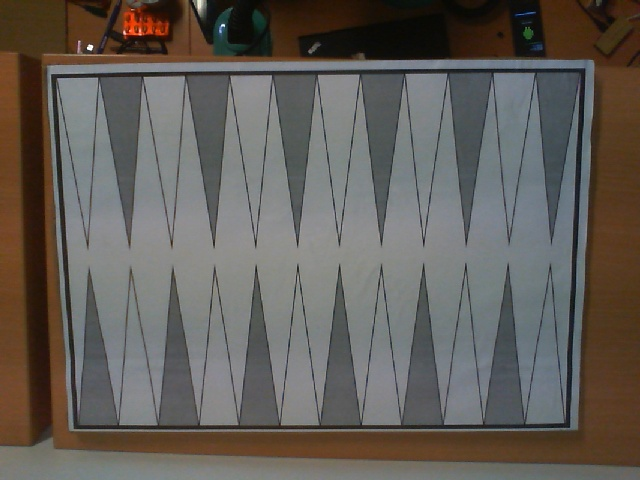
#> input picture test.jpg, 640 x 480 px
$ python -i select_rectangle.py   (imports and definitions only)
#> lines starting #> are read from the running program, lines starting #| are printed output that depends on the picture; after the words box and inside, x2 and y2 are one past the last pixel; in counts of white or black regions, pixels touching at a corner belong together
import cv2
import numpy as np

def run(src):

#> called with src = '../test.jpg'
    image = cv2.imread(src)
#> image is the input picture: shape (480, 640, 3); mean B, G, R 88.5, 93.9, 98.7
    # cv2.imshow('Original Image', image)
    cv2.waitKey(0)

    # Convert to Grayscale
    gray = cv2.cvtColor(image, cv2.COLOR_BGR2GRAY)
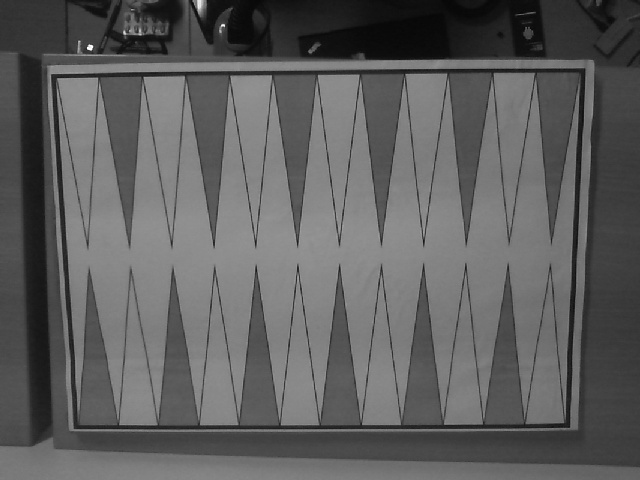
#> gray: shape (480, 640); min 6, max 255, mean 94.7

    _, th2 = cv2.threshold(gray, 0, 255, cv2.THRESH_BINARY + cv2.THRESH_OTSU)
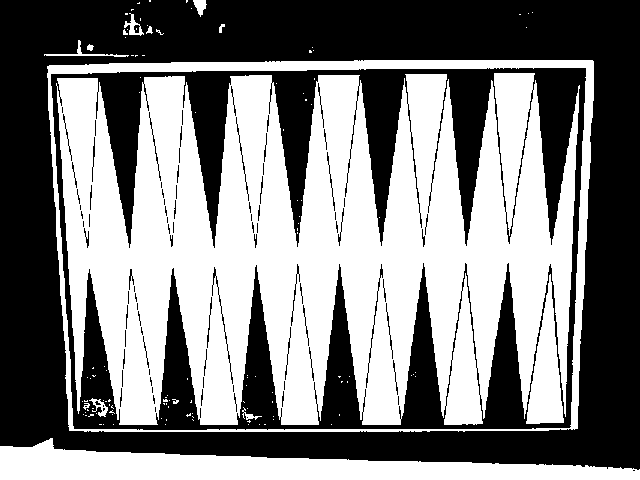
#> th2: shape (480, 640); 50.2% white; 94 black regions (49 under 20 px)
    # cv2.imshow('Thresholded Image', th2)
    # cv2.imwrite('sel_rect_thresholded.jpg', th2)

    # Use a copy of your image e.g. edged.copy(), since findContours alters the image
    contours, hierarchy = cv2.findContours(th2, cv2.RETR_EXTERNAL, cv2.CHAIN_APPROX_SIMPLE)
#> contours = 30 contours, 23 with area under 20; largest, box (x1, y1, x2, y2) and area: (47, 60, 594, 432) 194658, (0, 438, 640, 480) 13420, (124, 13, 144, 36) 160, (193, 0, 207, 17) 114, (44, 40, 129, 57) 112, (87, 44, 94, 51) 24, (146, 26, 153, 34) 20
    # print(contours)

    # Draw all contours, note this overwrites the input image (inplace operation)
    # Use '-1' as the 3rd parameter to draw all
    cv2.drawContours(image, contours, -1, (0,255,0), thickness = 2)
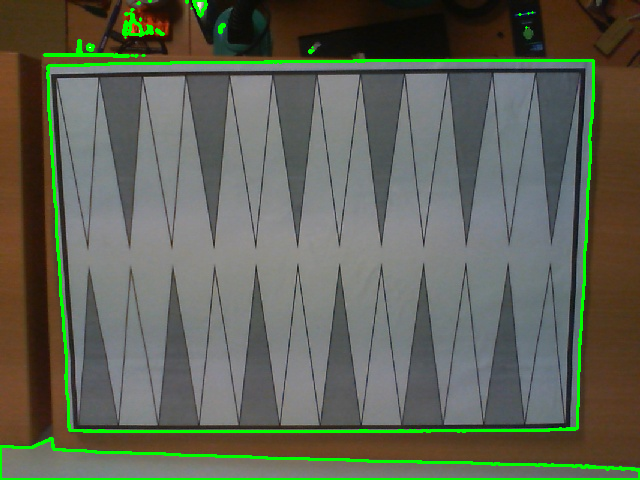
#> image: shape (480, 640, 3); 3.33% of pixels changed, all inside (x1, y1, x2, y2) = (0, 0, 640, 480)
    # cv2.imshow('Contours', image)
    # cv2.waitKey(0)
    # save the image with contours
    # cv2.imwrite('sel_rect_contours.jpg', image)

    print("Number of Contours found = " + str(len(contours)))
#| Number of Contours found = 30

    # Sort contours large to small by area
    sorted_contours = sorted(contours, key=cv2.contourArea, reverse=True)
#> sorted_contours has the same summary as contours
    # print(sorted_contours)

    # loop over the contours
    for cnt in sorted_contours:
        # approximate the contour
        perimeter = cv2.arcLength(cnt, True)
        approx = cv2.approxPolyDP(cnt, 0.05 * perimeter, True)

        if len(approx) == 4:
            break
#> this loop made 1 pass
#> (perimeter, approx) on pass 1: (1833.5, [[593, 61], [47, 66], [69, 430], [577, 428]])

    # Our x, y cordinates of the four corners
    # print("Our 4 corner points are:")
    # print(approx)

    # Order obtained here is top left, bottom left, bottom right, top right
    inputPts = np.float32(approx)
#> inputPts = [[593, 61], [47, 66], [69, 430], [577, 428]]
    # print(inputPts)

    # dimensions A3 = 297 x 430 mm
    width, height = 430, 430

    outputPts = np.float32([[0,0],
                        [0,height],
                        [width, height],
                        [width,0]])

    # Get our Transform Matrix, M
    M = cv2.getPerspectiveTransform(inputPts,outputPts)
#> M = [[0.00994, 1.09, -72.12], [-0.778, -0.0339, 463.7], [1.24e-05, -0.000189, 1]]

    # Apply the transform Matrix M using Warp Perspective
    dst = cv2.warpPerspective(image, M, (width, height))
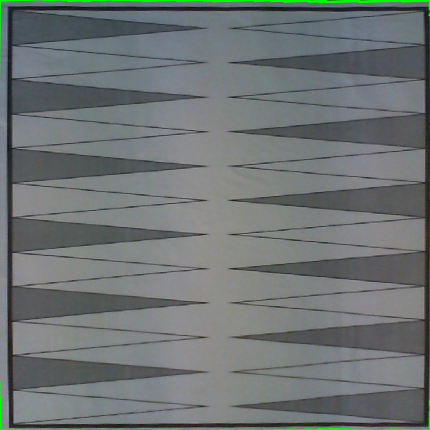
#> dst: shape (430, 430, 3); mean B, G, R 116.2, 116, 110.2

    # cut the edges
    dst = dst[16:height-16, 14:width-14]
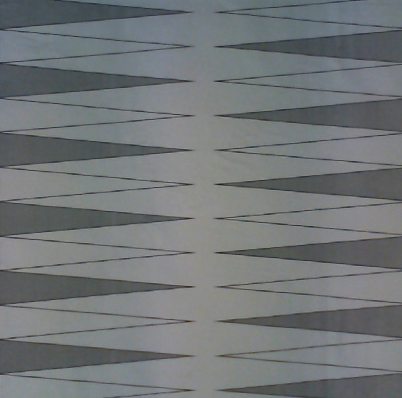
#> dst: shape (398, 402, 3); mean B, G, R 120, 118.3, 114.1

    # cv2.imshow('Warped Image', dst)

    return dst

# run('test650783.jpg')
# cv2.imshow('img', cv2.imread('test650783.jpg'))

>>> result = run('../test.jpg')
